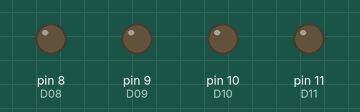
A sketch run on a simulated Arduino Uno, built with avr-gcc and run on an emulated ATmega328P. On the bench: output pins drawn as LEDs (lit = HIGH).

Above: at 0.1 s.
At 4.1 s:
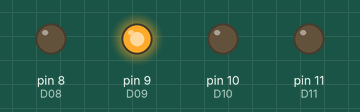
At 8.1 s:
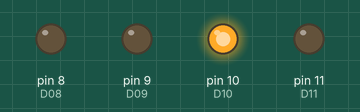
At 16.1 s:
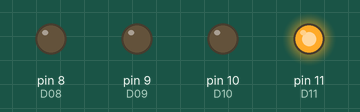
At 26.1 s:
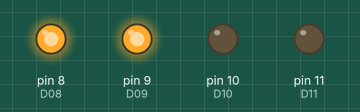
At 38.1 s:
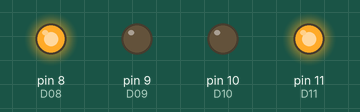
Timing chart, 0 to 39.6 s (numbered marks = the images above):
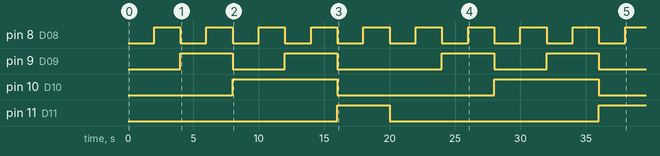

The sketch:

segment_control.ino
```cpp
// Auto to arxeio perilamvanei to tmima kwdika pou perigrafei pws emfanizontai to psifio sto 7 segment

int D11 = 11; // psifiaki e3odos pros 7447 IC...sto 7-segment sto D
int D10 = 10 ; // psifiaki e3odos pros 7447 IC...sto 7-segment sto C
int D09 = 9 ;// psifiaki e3odos pros 7447 IC ... sto 7 segment sto B
int D08 = 8 ;// psifiaki e3odos pros 7447 IC ...sto 7 segment sto A


 void setup ()
 {
    pinMode ( D11 , OUTPUT );
    pinMode ( D10 , OUTPUT );
    pinMode ( D09 , OUTPUT );
    pinMode ( D08 , OUTPUT );

 }
 void loop()
 {

    setSegment(0,0,0,0);
 delay(2000);
  setSegment(0,0,0,1);
 delay(2000);
     setSegment(0,0,1,0);
 delay(2000);
  setSegment(0,0,1,1);
 delay(2000);
  setSegment(0,1,0,0);
 delay(2000);
  setSegment(0,1,0,1);
 delay(2000);
  setSegment(0,1,1,0);
 delay(2000);
  setSegment(0,1,1,1);
 delay(2000);
 setSegment(1,0,0,0);
 delay(2000);
  setSegment(1,0,0,1);
 delay(2000);
}


 void setSegment ( int D , int  C , int B , int A)
   {
     digitalWrite ( D11, D);
     digitalWrite (D10 , C);
     digitalWrite (D09 , B);
     digitalWrite (D08 , A );
   }
```

Measured:
- by itself, pin 8 (D08): alternates HIGH for 2.0 s and LOW for 2.0 s
- by itself, pin 9 (D09): LOW → HIGH at 4.0 s, → LOW 4.0 s later, → HIGH 4.0 s later, → LOW 4.0 s later, … (8 changes in this stretch)
- by itself, pin 10 (D10): alternates HIGH for 8.0 s and LOW for 12.0 s
- by itself, pin 11 (D11): LOW → HIGH at 16.0 s, → LOW 4.0 s later, → HIGH 16.0 s later
